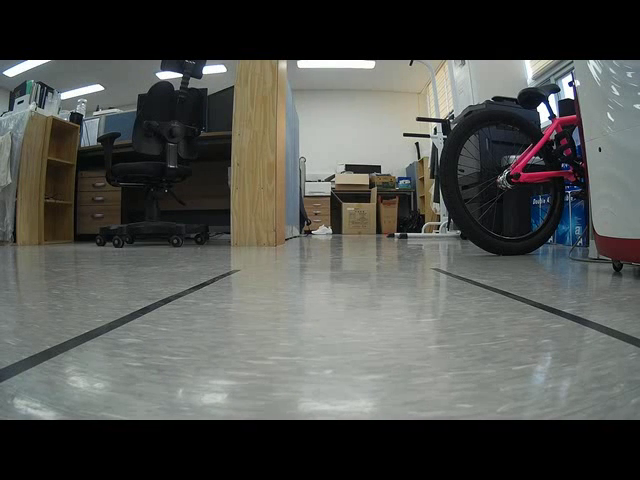
#> input picture frame 38 of line.mp4, 640 x 480 px
$ python LineDetection.py
#> lines starting #> are read from the running program, lines starting #| are printed output that depends on the picture; after the words box and inside, x2 and y2 are one past the last pixel; in counts of white or black regions, pixels touching at a corner belong together
#> in run, src1 is the input picture: shape (480, 640, 3); mean B, G, R 80.1, 83.8, 82.2

import cv2
import sys
import math
import numpy as np


# [12 lines left out: function hsv_filter, not called in this run]

def gaussian_blur(img):
    kernel_size = 5
    gauss_gray = cv2.GaussianBlur(img, kernel_size)

def ROI(img):
    img_h = img.shape[0]
#> img_h = 480
    img_w = img.shape[1]
#> img_w = 640
    region = np.array([[(-0.4*img_w,0.9*img_h),(1.4*img_w,0.9*img_h),(0.65*img_w, 0.5*img_h),(0.4*img_w, 0.5*img_h)]], dtype = np.int32)
    mask = np.zeros_like(img)
    cv2.fillPoly(mask,region,(255,255,255))
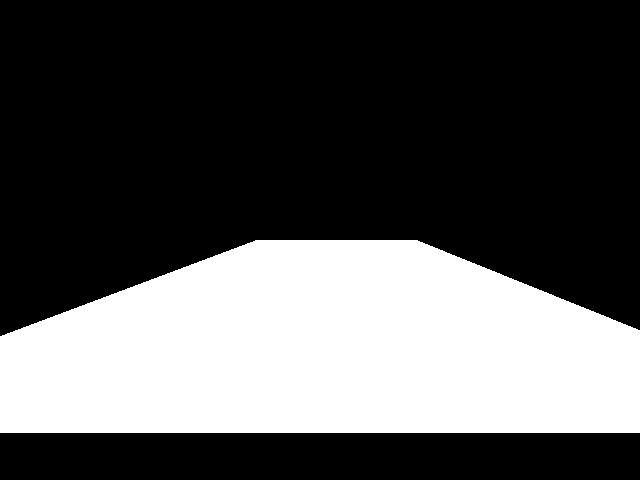
#> mask: shape (480, 640, 3); 32.9% white; 1 white region, box (x1, y1, x2, y2) and area: (0, 240, 640, 433) 101088
    masked_img = cv2.bitwise_and(img,mask)
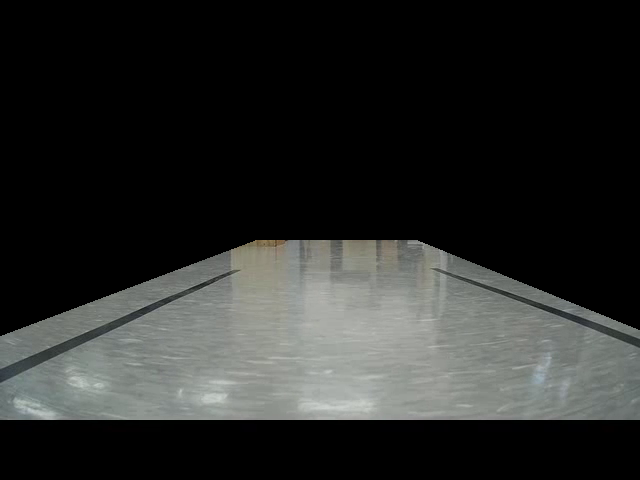
#> masked_img: shape (480, 640, 3); mean B, G, R 40.5, 42.1, 40.7
    return masked_img

# [51 lines left out: functions ROI2, bev, bev_inv, linedetection, not called in this run]


def run():
    cap = cv2.VideoCapture('line.mp4')
    #out = cv2.VideoWriter('outpy.avi', cv2.VideoWriter_fourcc('M', 'J', 'P', 'G'), 10, (640, 480))
    while (True):
        ret, src1 = cap.read()
        #src = cv2.resize(src1, (640, 640))
        src = ROI(src1)
        #src = bev(src)

        dst = cv2.Canny(src, 50, 150, None, 3)
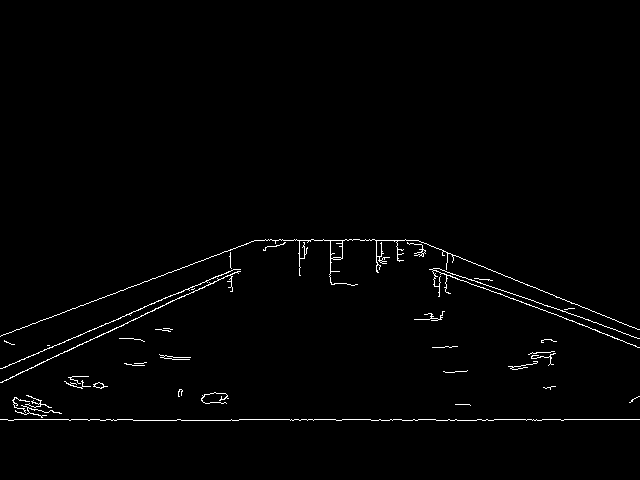
#> dst: shape (480, 640); 1.3% white in thin lines or dots, all inside (x1, y1, x2, y2) = (0, 239, 640, 421)
        cdst = cv2.cvtColor(dst, cv2.COLOR_GRAY2BGR)

        cdstP = np.copy(cdst)

        lines = cv2.HoughLines(dst, 1, np.pi / 180, 100, 100, 50, 20)
#> lines = [[419, 1.57], [339, 1.17], [346, 1.13], [66, 1.95], [111, 1.9], [240, 1.57], [95, 1.94], [105, 1.92], [314, 1.2], [344, 1.12]]

        if lines is not None:
            for i in range(0, len(lines)):
                rho = lines[i][0][0]
                theta = lines[i][0][1]
                a = math.cos(theta)
                b = math.sin(theta)
                x0 = a * rho
                y0 = b * rho
                pt1 = (int(x0 + 1000 * (-b)), int(y0 + 1000 * (a)))
                pt2 = (int(x0 - 1000 * (-b)), int(y0 - 1000 * (a)))
                cv2.line(cdst, pt1, pt2, (0, 0, 255), 3, cv2.LINE_AA)
#> this loop made 10 passes
#> (rho, theta, a, b, x0, y0, pt1, pt2) on passes 1 to 10: (419, 1.57, -4.37e-08, 1, -1.83e-05, 419, (-1000, 418), (999, 419)), (339, 1.17, 0.391, 0.921, 132.5, 312.1, (-788, 702), (1052, -78)), (346, 1.13, 0.423, 0.906, 146.2, 313.6, (-760, 736), (1052, -109)), (66, 1.95, -0.375, 0.927, -24.72, 61.19, (-951, -313), (902, 435)), (111, 1.9, -0.326, 0.946, -36.14, 105, (-981, -220), (909, 430)), (240, 1.57, -4.37e-08, 1, -1.05e-05, 240, (-1000, 239), (999, 240)), (95, 1.94, -0.358, 0.934, -34.04, 88.69, (-967, -269), (899, 447)), (105, 1.92, -0.342, 0.94, -35.91, 98.67, (-975, -243), (903, 440)), (314, 1.2, 0.358, 0.934, 112.5, 293.1, (-821, 651), (1046, -65)), (344, 1.12, 0.438, 0.899, 150.8, 309.2, (-747, 747), (1049, -129))
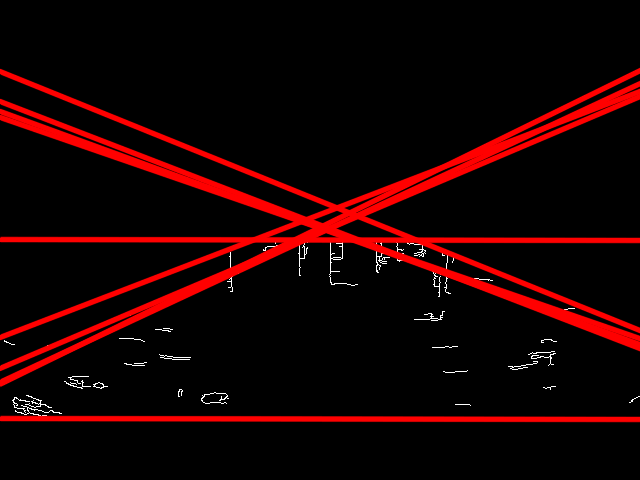
#> cdst: shape (480, 640, 3); mean B, G, R 1.2, 1.2, 25.6

        linesP = cv2.HoughLinesP(dst, 1, np.pi / 180, 100, 100, 50, 20)
#> linesP = [[231, 419, 639, 419], [69, 420, 238, 420], [0, 368, 235, 269], [0, 382, 238, 271], [417, 240, 638, 329], [436, 268, 639, 338], [254, 240, 416, 240], [483, 287, 639, 347], [27, 326, 251, 241]]
        #print(linesP)
        if linesP is not None:
            for i in range(0, len(linesP)):
                l = linesP[i][0]

                cv2.line(cdstP, (l[0], l[1]), (l[2], l[3]), (0, 0, 255), 3, cv2.LINE_AA)
#> this loop made 9 passes
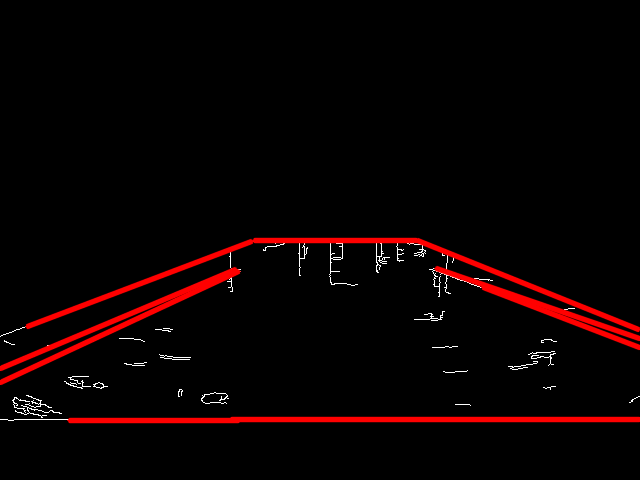
#> cdstP: shape (480, 640, 3); mean B, G, R 1.3, 1.3, 10.7

        #final = bev_inv(cdstP)
        #final = ROI2(cdstP)
        #final = hsv_filter(cdstP)
        final = cv2.addWeighted(src1, 1, cdst, 1, 0.0)
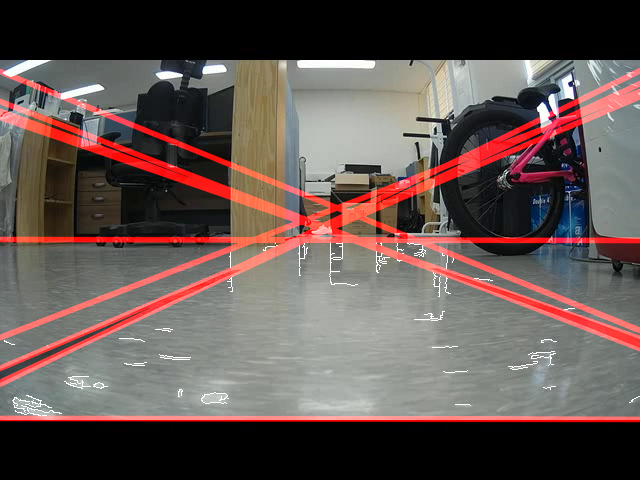
#> final: shape (480, 640, 3); mean B, G, R 80.7, 84.3, 99.8

        cv2.imshow("Source", src)
        cv2.imshow("Detected Lines (in red) - Standard Hough Line Transform", cdst)
        #cv2.imshow("Detected Lines (in red) - Probabilistic Line Transform", cdstP)
        cv2.imshow("final", final)
        if cv2.waitKey(1) & 0xFF == ord('q'):
#> (key q is pressed here)
            break

    cap.release()
    cv2.destroyAllWindows()

if __name__ == "__main__":
    run()

$ run again, starting later in the video
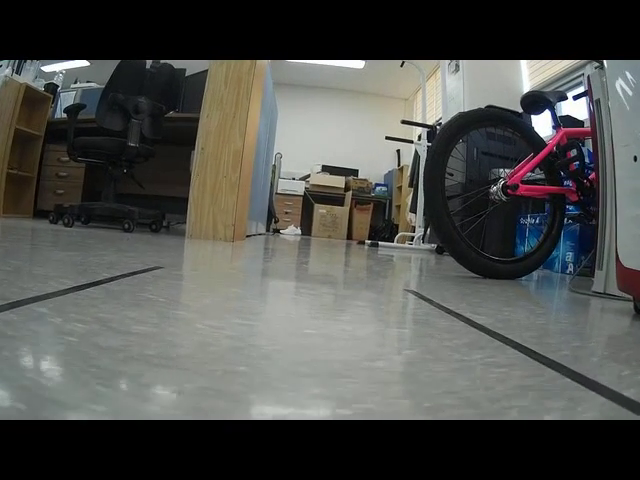
#> input picture frame 172 of line.mp4, 640 x 480 px
#> in run, src1 is the input picture: shape (480, 640, 3); mean B, G, R 78, 81.5, 80.3
#> mask: shape (480, 640, 3); 32.9% white; 1 white region, box (x1, y1, x2, y2) and area: (0, 240, 640, 433) 101088
#> dst: shape (480, 640); 0.95% white in thin lines or dots, all inside (x1, y1, x2, y2) = (0, 239, 640, 421)
#> lines = [[419, 1.57], [67, 2.06], [81, 2.02], [314, 1.2], [66, 1.95], [69, 2.04], [57, 2.08]]
#> the loop in run, `for i in range(0, len(lines)):` made 7 passes
#> (rho, theta, a, b, x0, y0, pt1, pt2) on passes 1 to 6: (419, 1.57, -4.37e-08, 1, -1.83e-05, 419, (-1000, 418), (999, 419)), (67, 2.06, -0.469, 0.883, -31.45, 59.16, (-914, -410), (851, 528)), (81, 2.02, -0.438, 0.899, -35.51, 72.8, (-934, -365), (863, 511)), (314, 1.2, 0.358, 0.934, 112.5, 293.1, (-821, 651), (1046, -65)), (66, 1.95, -0.375, 0.927, -24.72, 61.19, (-951, -313), (902, 435)), (69, 2.04, -0.454, 0.891, -31.33, 61.48, (-922, -392), (859, 515))
#> after the loop in run, `for i in range(0, len(lines)):`:
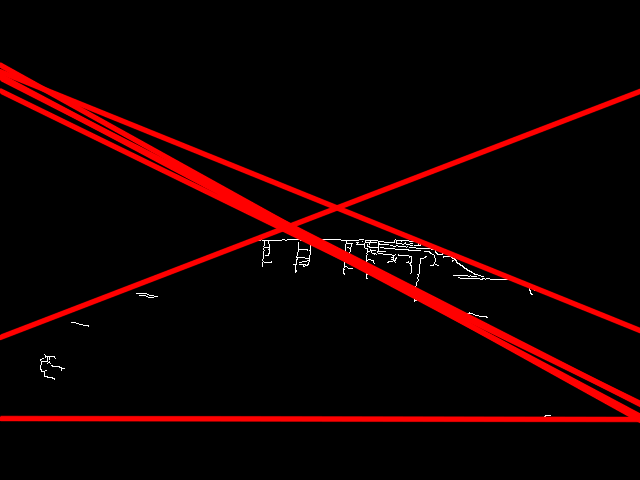
#> cdst: shape (480, 640, 3); mean B, G, R 0.9, 0.9, 17.9
#> linesP = [[0, 419, 639, 419], [418, 298, 638, 415], [433, 301, 638, 401], [11, 332, 216, 254], [513, 279, 638, 329]]
#> the loop in run, `for i in range(0, len(linesP)):` made 5 passes
#> in run, `final = cv2.addWeighted(src1, 1, cdst, 1, 0.0)`:
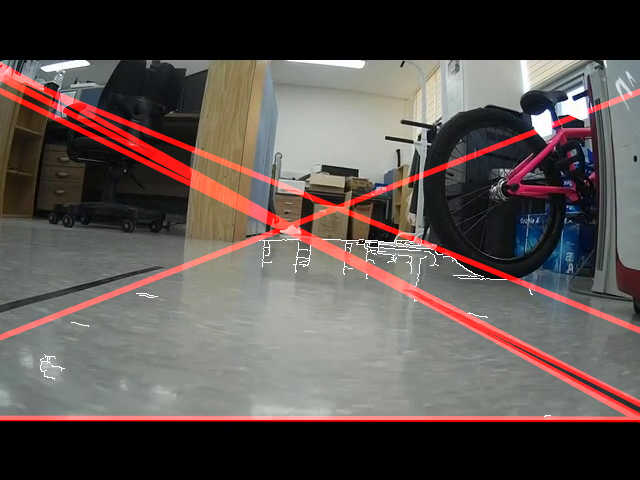
#> final: shape (480, 640, 3); mean B, G, R 78.5, 82, 92.6

$ run again, starting later in the video
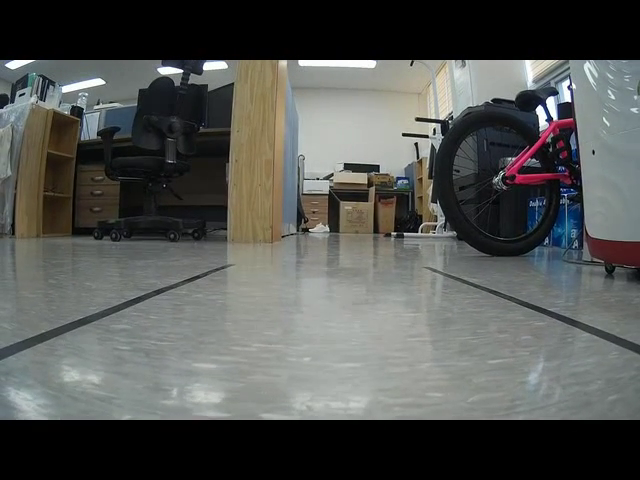
#> input picture frame 306 of line.mp4, 640 x 480 px
#> in run, src1 is the input picture: shape (480, 640, 3); mean B, G, R 83, 85.8, 83.9
#> mask: shape (480, 640, 3); 32.9% white; 1 white region, box (x1, y1, x2, y2) and area: (0, 240, 640, 433) 101088
#> dst: shape (480, 640); 1.2% white in thin lines or dots, all inside (x1, y1, x2, y2) = (0, 239, 640, 421)
#> lines = [[419, 1.57], [66, 1.95], [333, 1.19], [240, 1.57], [88, 1.95], [104, 1.92], [98, 1.94], [326, 1.22], [314, 1.2], [332, 1.17]]
#> the loop in run, `for i in range(0, len(lines)):` made 10 passes
#> (rho, theta, a, b, x0, y0, pt1, pt2) on passes 1 to 6: (419, 1.57, -4.37e-08, 1, -1.83e-05, 419, (-1000, 418), (999, 419)), (66, 1.95, -0.375, 0.927, -24.72, 61.19, (-951, -313), (902, 435)), (333, 1.19, 0.375, 0.927, 124.7, 308.8, (-802, 683), (1051, -65)), (240, 1.57, -4.37e-08, 1, -1.05e-05, 240, (-1000, 239), (999, 240)), (88, 1.95, -0.375, 0.927, -32.97, 81.59, (-960, -293), (894, 456)), (104, 1.92, -0.342, 0.94, -35.57, 97.73, (-975, -244), (904, 439))
#> after the loop in run, `for i in range(0, len(lines)):`:
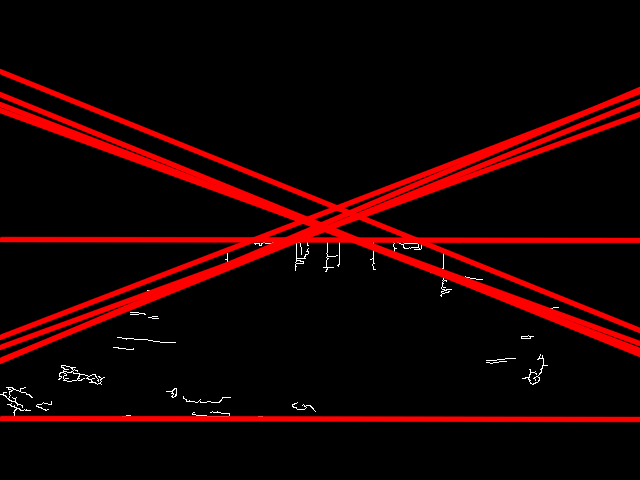
#> cdst: shape (480, 640, 3); mean B, G, R 1, 1, 25.5
#> linesP = [[95, 419, 160, 419], [262, 419, 639, 419], [42, 420, 110, 420], [417, 240, 639, 329], [426, 266, 634, 342], [470, 285, 638, 353], [1, 359, 234, 265], [254, 240, 416, 240], [1, 348, 159, 288], [3, 335, 206, 258], [161, 420, 261, 420], [31, 346, 229, 266]]
#> the loop in run, `for i in range(0, len(linesP)):` made 12 passes
#> in run, `final = cv2.addWeighted(src1, 1, cdst, 1, 0.0)`:
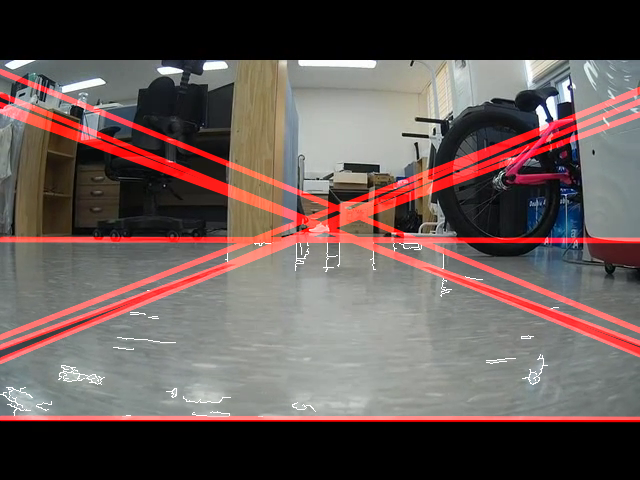
#> final: shape (480, 640, 3); mean B, G, R 83.5, 86.2, 101.2
